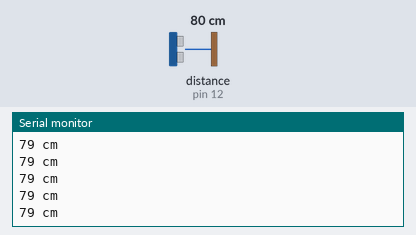
The sketch below on a simulated Arduino Uno, built with avr-gcc and run on an emulated ATmega328P. Parts: the last lines printed to the serial monitor. Wiring (inferred from the names in the program): ultrasonic range finder: trigger pin 13; echo pin 12. The test bench sets the inputs (shaded band); at power-on: distance to the obstacle (sensor on pin 12) 80 cm. The echo pulse lasts 58.3 µs per cm.

Above: at 1.2 s.
1.3 s: distance to the obstacle (sensor on pin 12) set to 194 cm
At 1.49 s:
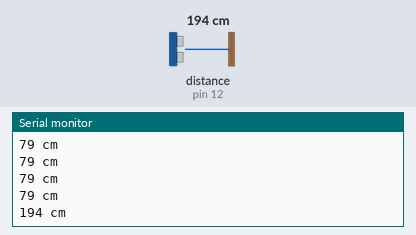
2.8 s: distance to the obstacle (sensor on pin 12) set to 204 cm
At 2.84 s:
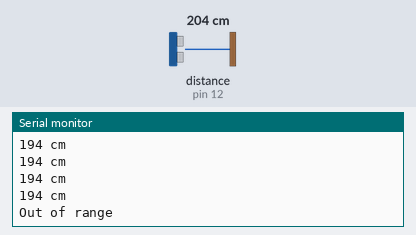

The sketch:

PAM-HC-SR04.ino
```cpp
////////////////////////////////////////////////////////////////////////////////////
//
//                               PI and more
//                  Arduino & HC-SR04 ultrasonic distance
//
// https://piandmore.wordpress.com/2016/10/04/arduino-hc-sr04-ultrasonic-distance/
//
////////////////////////////////////////////////////////////////////////////////////
//
// The HC-SR04 requires two pins, one to trigger a reading (TRIGGERPIN)
// and one to measure the distance (ECHOPIN)
//
#define TRIGGERPIN 13
#define ECHOPIN 12

void setup() {
  //
  // Intialize serial
  //
  Serial.begin (115200);
  //
  // The TRIGGERPIN will be an output
  //
  pinMode(TRIGGERPIN,OUTPUT);
  //
  // The ECHOPIN will be an input
  //
  pinMode(ECHOPIN,INPUT);
}

void loop() {
  //
  // The duration will contain the time in microseconds that the echo takes
  // to return. The distance will contain the distance in cms
  //
  long duration, distance;
  //
  // To tell the HC-SR04 to start a reading, we should put the TRIGGERPIN
  // high for 10 microseconds, so we pull it LOW, than HIGH for 10 microseconds
  // and LOW again. Immediately after we check how long the ECHOPIN is HIGH
  //
  digitalWrite(TRIGGERPIN,LOW);
  delayMicroseconds(5);
  digitalWrite(TRIGGERPIN,HIGH);
  delayMicroseconds(10);
  digitalWrite(TRIGGERPIN,LOW);
  duration = pulseIn(ECHOPIN,HIGH);
  //
  // The distance travelled by the sound send out is duration divided by the
  // pace of sound which is 29.1 ms/cm. We divide by 29.1 to get the amount
  // of centimeters and we divide by two because the sound travel to the object
  // and back, so the distance to the object is half the distance traveled
  // by the sound.
  //
  distance = (duration/2)/29.1;
  if (distance>=200 || distance<=0){
    Serial.println("Out of range");
  } else {
    Serial.print(distance);
    Serial.println(" cm");
  }
  delay(100);
}
```

Measured:
- the behaviour switches between 199 and 200 cm on distance to the obstacle (sensor on pin 12) (found by bisection; images 1 and 2)
- after the input at 1.3 s, the serial monitor: prints a new line after 0.08 s (image 1)
- after the input at 2.8 s, the serial monitor: prints a new line at once (image 2)
